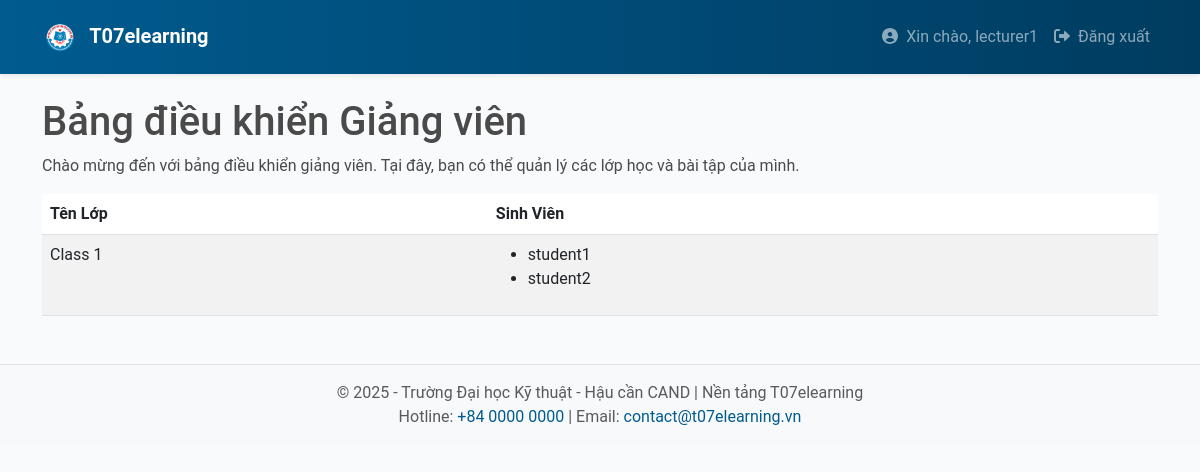
The page /lecturer/dashboard (signed in) on the database its author committed.
### app/models.py (models this page shows, shortened)
class User(UserMixin, db.Model):
    __tablename__ = 'users'
    id = db.Column(db.Integer, primary_key=True)
    username = db.Column(db.String(64), unique=True, nullable=False)
    email = db.Column(db.String(120), unique=True, nullable=False)
    password_hash = db.Column(db.String(128), nullable=False)
    registered_on = db.Column(db.DateTime, default=datetime.utcnow)
    last_seen = db.Column(db.DateTime, default=datetime.utcnow, onupdate=datetime.utcnow)
    roles = db.relationship('Role', secondary='user_roles', back_populates='users')
    courses = db.relationship('Course', backref='lecturer', lazy='dynamic')
    enrollments = db.relationship('Enrollment', backref='student', lazy='dynamic')
    submissions = db.relationship('Submission', backref='student', lazy='dynamic')
    notifications = db.relationship('Notification', backref='user', lazy='dynamic')
    def is_lecturer(self):
        return any(role.name == 'lecturer' for role in self.roles)

class Class(db.Model):
    __tablename__ = 'classes'
    id = db.Column(db.Integer, primary_key=True)
    name = db.Column(db.String(128), nullable=False)
    description = db.Column(db.Text)
    created_on = db.Column(db.DateTime, default=datetime.utcnow)
    enrollments = db.relationship('Enrollment', backref='class', lazy='dynamic')
    assignments = db.relationship('Assignment', backref='class', lazy='dynamic')

### app/lecturer/routes.py (the view)
@bp.route('/dashboard', methods=['GET'])
@login_required
def dashboard():
    if not current_user.is_lecturer():
        flash('Bạn không có quyền truy cập trang này.')
        return redirect(url_for('main.index'))
    classes = Class.query.all()
    class_student_data = []
    for class_ in classes:
        students = [enrollment.student for enrollment in class_.enrollments]
        class_student_data.append({
            'class': class_,
            'students': students
        })
    return render_template('lecturer/dashboard.html', class_student_data=class_student_data)

### app/templates/lecturer/dashboard.html
{% extends "base.html" %}
{% block content %}
<h1>Bảng điều khiển Giảng viên</h1>
<p>Chào mừng đến với bảng điều khiển giảng viên. Tại đây, bạn có thể quản lý các lớp học và bài tập của mình.</p>
<table class="table table-striped">
    <thead>
        <tr>
            <th>Tên Lớp</th>
            <th>Sinh Viên</th>
        </tr>
    </thead>
    <tbody>
        {% for data in class_student_data %}
        <tr>
            <td>{{ data.class.name }}</td>
            <td>
                <ul>
                    {% for student in data.students %}
                    <li>{{ student.username }}</li>
                    {% endfor %}
                </ul>
            </td>
        </tr>
        {% endfor %}
    </tbody>
</table>
{% endblock %}

### app/templates/base.html (shortened to what this page needs)
<!DOCTYPE html>
<html lang="vi">
<head>
  <link rel="stylesheet" href="https://cdn.jsdelivr.net/npm/bootstrap@5.3.0/dist/css/bootstrap.min.css">
  <link rel="stylesheet" href="{{ url_for('static', filename='css/main.css') }}">
</head>
<body>
  <nav class="navbar navbar-expand-lg navbar-dark bg-t07 py-3 shadow-sm">
    <div class="container">
      <a class="navbar-brand fw-bold" href="{{ url_for('main.index') }}">
        <img src="{{ url_for('static', filename='images/logo.png') }}" alt="T07 Logo" height="30" class="me-2">
        T07elearning
      </a>
      <div class="collapse navbar-collapse" id="mainNav">
        <ul class="navbar-nav ms-auto">
          {% if current_user.is_authenticated %}
            <li class="nav-item">
              <a class="nav-link" href="#">
                <i class="fas fa-user-circle me-1"></i> Xin chào, {{ current_user.username }}
              </a>
            </li>
            <li class="nav-item">
              <a class="nav-link" href="{{ url_for('auth.logout') }}">
                <i class="fas fa-sign-out-alt me-1"></i> Đăng xuất
              </a>
            </li>
          {% endif %}
        </ul>
      </div>
    </div>
  </nav>
  <div class="container my-4">
    {% block content %}
    {% endblock %}
  </div>
  <footer class="bg-light py-3 footer-t07 mt-5">
    <div class="container text-center text-muted">
      <p class="mb-0">&copy; 2025 - Trường Đại học Kỹ thuật - Hậu cần CAND | Nền tảng T07elearning</p>
      <p class="mb-0">Hotline: <a href="tel:+8400000000">+84 0000 0000</a> | Email: <a href="mailto:contact@t07elearning.vn">contact@t07elearning.vn</a></p>
    </div>
  </footer>
</body>
</html>

### app/static/css/main.css (style rules this page uses)
* { box-sizing: border-box; }
body { font-family: "Roboto", sans-serif; background-color: #f9fafc; color: #4a4a4a; }
.bg-t07 { background: linear-gradient(90deg, #005b8f 0%, #003c60 100%); }
.footer-t07 { border-top: 1px solid #e2e2e2; }
.footer-t07 a { color: #005b8f; text-decoration: none; }

### rows shown on the page
User: username "lecturer1"
Class: class.name "Class 1"
User: username "student1"
User: username "student2"
